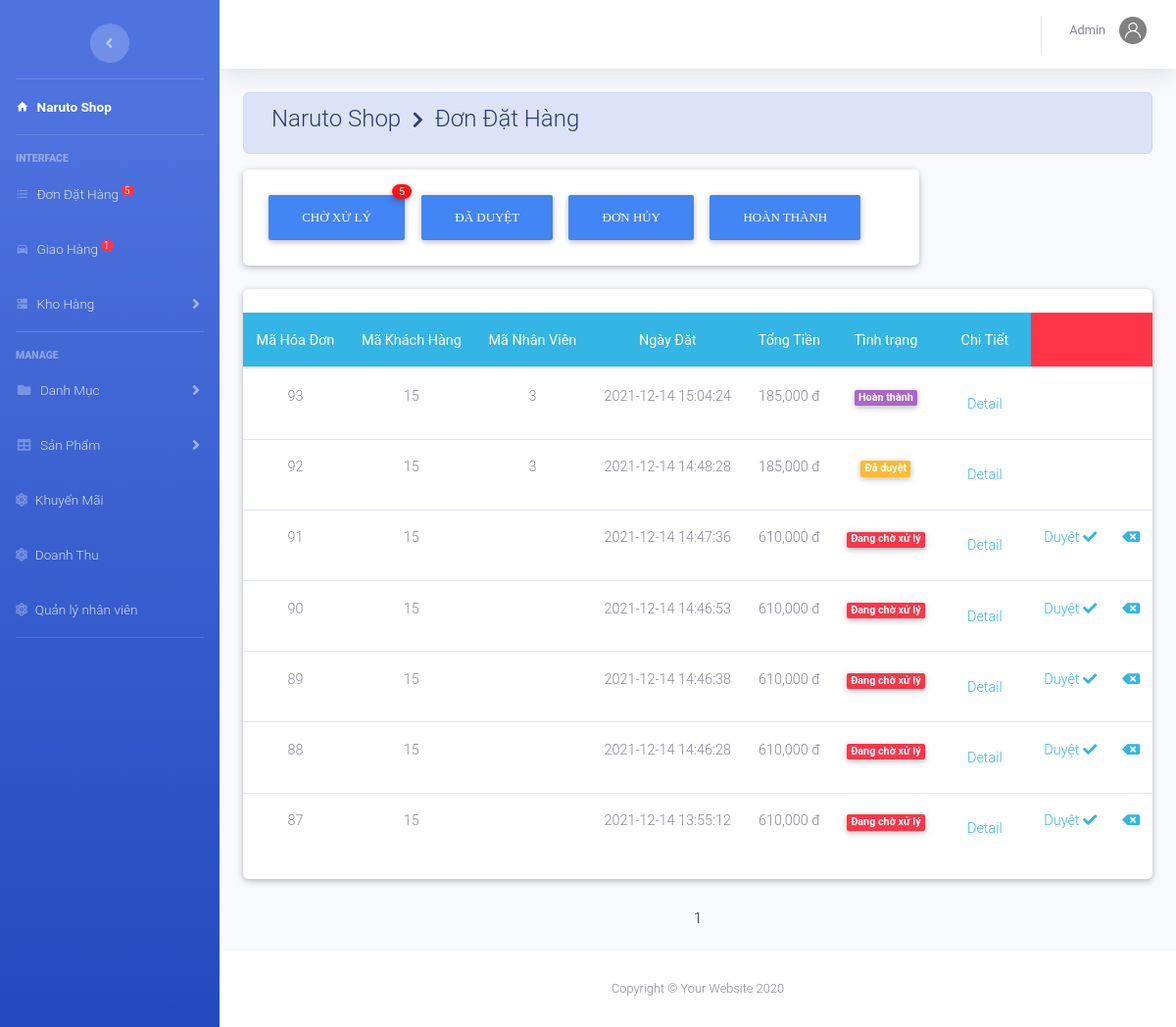
The page /admin/index.php?action=xldathang (signed in) on the database its author committed.
### tables this page shows
CREATE TABLE IF NOT EXISTS `hoadon` (
  `MaHD` int NOT NULL AUTO_INCREMENT,
  `MaKH` int NOT NULL,
  `MaNV` int DEFAULT NULL,
  `NgayDat` datetime DEFAULT CURRENT_TIMESTAMP,
  `NgayGiao` datetime DEFAULT NULL,
  `TinhTrang` varchar(20) DEFAULT NULL,
  `TongTien` decimal(10,0) NOT NULL,
  `MaNVGH` varchar(50) DEFAULT NULL,
  PRIMARY KEY (`MaHD`),
  KEY `MaKH` (`MaKH`),
  KEY `MaNV` (`MaNV`)
);

### admin/dondathang/dondathang.php (the view, shortened to what this page needs)
<div class="row">
     <div class="col-md-12 grid-margin stretch-card">
       <div class="card">
	<br>
            <table class="table table-hover  text-center " >
			<thead class="badge-info">
				<tr>
					<th>Mã Hóa Đơn</th> <th>Mã Khách Hàng</th><th>Mã Nhân Viên</th><th>Ngày Đặt</th><th>Tổng Tiền</th><th>Tình trạng</th><th>Chi Tiết</th><th colspan ="2" class="badge-danger"></th>
				</tr>
			</thead>
			<tbody>
		 		<?php
	            if(isset($_GET['trang'])){
	                $trang=$_GET['trang'];
	            }
	            else{ $trang=1;}
	            $from =($trang-1)*30;
		 		if(isset($_GET['dk'])){
		 			$dk=$_GET['dk'];
		 			$sql="SELECT * from hoadon  where TinhTrang='".$dk."' Order  by NgayDat DESC LIMIT $from,30";
		 		}else{
		 			$sql="select * from hoadon Order  by NgayDat DESC LIMIT $from,30";
		 		}
				$rs=mysqli_query($conn,$sql); $so=0;
			 	while ($row=mysqli_fetch_array($rs)) { ?>
					<tr>
						<td><?php echo $row['MaHD']; ?></td>
						<td><?php echo $row['MaKH']; ?></td>
						<td><?php echo $row['MaNV']; ?></td>
						<td><?php echo $row['NgayDat']; ?></td>
						<td><?php echo number_format($row['TongTien']).' đ'; ?></td>
						<td><?php if( $row['TinhTrang']==='chưa duyệt') {?>
							<label class="badge badge-danger"><font style="vertical-align: inherit;">
								<font style="vertical-align: inherit;">Đang chờ xử lý</font></font>
							</label>
						<?php }elseif ($row['TinhTrang']==='Đã duyệt') {?>
							<label class="badge badge-warning"><font style="vertical-align: inherit;">
								<font style="vertical-align: inherit;">Đã duyệt</font></font>
							</label>
						<?php }elseif ($row['TinhTrang']==='hoàn thành') { ?>
							<label class="badge badge-secondary"><font style="vertical-align: inherit;">
								<font style="vertical-align: inherit;">Hoàn thành</font></font>
							</label>
						<?php }elseif ($row['TinhTrang']==='Hủy Bỏ') { ?>
							<label class="badge badge-dark"><font style="vertical-align: inherit;">
								<font style="vertical-align: inherit;">Hủy Bỏ</font></font>
							</label>
						<?php } ?>
						</td>
						<td><a class="nav-link text-info" href="index.php?action=xldathang&view=ctdh&mahd=<?php echo $row['MaHD']; ?>" >Detail </a></td>
						<td><?php if($row['TinhTrang']==="chưa duyệt"){echo '<a class="text-info" href="dondathang/xuly.php?action=duyet&mahd='.$row['MaHD'].'" >Duyệt <i class="fas fa-check"></i> </a>';}?></td>
						<td><?php if($row['TinhTrang']==="chưa duyệt"){ ?>
							<a class="text-info" href="dondathang/xuly.php?action=huy&mahd=<?php echo $row['MaHD']; ?>" ><i class="fas fa-backspace"></i></a></td>
						<?php } ?>
					</tr>
	 			<?php	} ?>
			</tbody>
		</table>
           </div><br>
         </div>
         <div class="row m-auto">
			<?php $dk2='';
				if(isset($_GET['dk'])){
				 			$dk2=$_GET['dk'];
				 			$ds_spn1b="SELECT * from hoadon  where TinhTrang='".$dk2."'";
				 		}else{
				 			$ds_spn1b="select * from hoadon";
				 		}
	            $query_dssp2=mysqli_query($conn,$ds_spn1b);
	            $sosp=mysqli_num_rows($query_dssp2);
	            $sotrang = ceil($sosp/30); ?>
		     	<ul class="pagination justify-content-center">
			         <?php for($x=1;$x<=$sotrang;$x++){
					         	if($dk2===''){?>
						          <li class="page-item">
						          	  <a class="page-link " href="index.php?action=xldathang&trang=<?php echo $x ?>"><?php echo $x ;?></a></li>
						          <?php }else{?>
						          	<li class="page-item">
						          	  <a class="page-link " href="index.php?action=xldathang&trang=<?php echo $x ?>&dk=<?php echo $dk2 ?>"><?php echo $x ;?></a></li>
					  <?php      }
					      } ?>
		      	</ul>
		</div>
     </div>

### admin/index.php (shortened to what this page needs)
<?php
if(!isset($_SESSION['admin'])){
  header('location:login.php');
}
else{
	include_once('../config/database.php');
	include 'include/menu.php';
	include 'include/header.php';
	include 'controller.php';
	include 'include/footer.php';
}
 ?>

### admin/include/menu.php (shortened to what this page needs)
<!DOCTYPE html>
<html lang="en">
<head>
  <link href="/onishoes/webroot/font/Font Awesome/css/all.min.css" rel="stylesheet" type="text/css">
   <link href="template/mdi/css/materialdesignicons.min.css" rel="stylesheet">
  <link href="template/cssfont.css" rel="stylesheet">
  <link href="template/css/sb-admin-2.min.css" rel="stylesheet">
  <link href="template/bootstrap/mdb.lite.min.css" rel="stylesheet">
<?php
  if (isset($_SESSION['admin'])) {
      $nv=$_SESSION['admin'];
  }?>
</head>
<body id="page-top">
  <div id="wrapper">
        <ul class="navbar-nav bg-gradient-primary sidebar sidebar-dark accordion" id="accordionSidebar">
      <br>
      <div class="text-center d-none d-md-inline">
        <button class="rounded-circle border-0" id="sidebarToggle"></button>
      </div>
      <hr class="sidebar-divider my-0">
      <li class="nav-item active">
        <a class="nav-link" href="index.php">
          <i class="mdi mdi-home menu-icon"></i>
          <span>Naruto Shop</span></a>
      </li>
      <hr class="sidebar-divider">
      <div class="sidebar-heading">
        Interface
      </div>
      <?php
        $sql="SELECT * FROM `hoadon` WHERE `TinhTrang` = 'chưa duyệt'";
        $rs=mysqli_query($conn,$sql);
        $dem=mysqli_num_rows($rs);
      ?>
      <li class="nav-item">
        <a class="nav-link" href="?action=xldathang">
          <i class="mdi mdi-format-list-bulleted menu-icon"></i>
          <span>Đơn Đặt Hàng <sup style="border-radius: 10px;" class="badge-danger "> &#160;<?php echo $dem ?> &#160;</sup></span></a>
      </li>
      <?php
        $sql="SELECT * FROM `hoadon` WHERE NgayGiao is not null and TinhTrang='Đã duyệt' ORDER BY NgayGiao ASc";
        $rs=mysqli_query($conn,$sql);
        $dem=mysqli_num_rows($rs);
      ?>
      <li class="nav-item">
        <a class="nav-link" href="?action=giaohang">
          <i class="mdi mdi-car"></i>
          <span>Giao Hàng <sup style="border-radius: 10px;" class="badge-danger "> &#160;<?php echo $dem ?> &#160;</sup></span></a>
      </li>
      <li class="nav-item">
        <a class="nav-link collapsed" href="#" data-toggle="collapse" data-target="#collapseTwo" aria-expanded="true" aria-controls="collapseTwo">
          <i class="mdi mdi-dns"></i>
          <span>Kho Hàng</span>
        </a>
      </li>
      <hr class="sidebar-divider">
      <div class="sidebar-heading">
        Manage
      </div>
      <li class="nav-item">
        <a class="nav-link collapsed" href="#" data-toggle="collapse" data-target="#collapsePages" aria-expanded="true" aria-controls="collapsePages">
          <i class="fas fa-fw fa-folder"></i>
          <span>Danh Mục</span>
        </a>
      </li>
      <li class="nav-item">
        <a class="nav-link collapsed" href="#" data-toggle="collapse" data-target="#collapsePages1" aria-expanded="true" aria-controls="collapsePages1">
         <i class="fas fa-fw fa-table"></i>
          <span>Sản Phẩm</span>
        </a>
      </li>
      <li class="nav-item">
        <a class="nav-link" href="?action=khuyenmai">
          <i class="fas fa-atom"></i>
          <span>Khuyến Mãi</span></a>
      </li>
      <li class="nav-item">
        <a class="nav-link" href="?action=danhthu">
          <i class="fas fa-atom"></i>
          <span>Doanh Thu</span></a>
      </li>
      <li class="nav-item">
        <a class="nav-link" href="?action=nhanvien">
          <i class="fas fa-atom"></i>
          <span>Quản lý nhân viên</span></a>
      </li>
      <hr class="sidebar-divider d-none d-md-block">
    </ul>

### admin/include/header.php (shortened to what this page needs)
<div id="content-wrapper" class="d-flex flex-column">
  <div id="content">
    <nav class="navbar navbar-expand navbar-light bg-white topbar mb-4 static-top shadow">
      <ul class="navbar-nav ml-auto">
        <li class="nav-item dropdown no-arrow" style="margin-top: 30px">
          <a class="nav-link dropdown-toggle" href="#" id="userDropdown" role="button" data-toggle="dropdown" aria-haspopup="true" aria-expanded="false">
            <span class="mr-2 d-none d-lg-inline text-gray-600 small"><?php echo $nv['TenNV'] ?></span>
            <img class="img-profile rounded-circle" src="template/img/avatar.png">
          </a>
        </li>
      </ul>
    </nav>

### admin/controller.php (shortened to what this page needs)
<?php
      $check=$_SESSION['admin'];
      if(isset($_GET['action'])){
          $action=$_GET['action'];
          switch ($action) {
                    case 'xldathang':
                         if($check['Quyen']==3 || $check['Quyen']==5 ){
                            echo('<center> BẠN KHÔNG CÓ QUYỀN TRUY CẬP</center>');
                        }else{
                             include('dondathang/main.php');
                        }
                        break;
                }
      }
      else {
          include_once('content.php');
      }
    ?>

### admin/dondathang/main.php (shortened to what this page needs)
<?php
	include_once('../config/database.php');
	$sql="SELECT * FROM `hoadon` WHERE `TinhTrang` = 'chưa duyệt'";
	$rs=mysqli_query($conn,$sql);
	$dem=mysqli_num_rows($rs);
?>
<div class="container-fluid">
	<div class=" alert alert-primary">
	  <h4 class="page-title">
	     Naruto Shop &#160;<i class="fas fa-chevron-right" style="font-size: 18px"></i>&#160; Đơn Đặt Hàng</h4>
	</div>
	<div class="row">
        <form action="?action=xldathang" method="GET" class="col-md-9 grid-margin stretch-card">
			<div class="card">
				<div class="card-body ">
					<button type="sub" name="dk" value="chưa duyệt" class="btn btn-primary " style="font-family: Comfortaa;">Chờ xử lý</button>
					<span class="counter counter-lg "><?php echo $dem ?></span>
		         	<button type="sub" name="dk" value="đã duyệt"class="btn btn-primary" style="font-family: Comfortaa;">Đã Duyệt</button>
		         	<button type="sub" name="dk" value="Hủy bỏ" class="btn btn-primary" style="font-family: Comfortaa;">Đơn Hủy</button>
		         	<button type="sub" name="dk" value="hoàn thành" class="btn btn-primary" style="font-family: Comfortaa;">Hoàn Thành</button>
		    	</div>
			</div>
		</form>
	</div>
    <br>
<?php
	if(isset($_GET['view'])){
		$view=$_GET['view'];
		switch ($view) {
			case 'ctdh':
					include_once('dondathang/chitietdathang.php');
				break;
		}
	}
	else{
		include_once('dondathang/dondathang.php');
	}
?>
</div>

### admin/include/footer.php (shortened to what this page needs)
</div>
      <footer class="sticky-footer bg-white">
        <div class="container my-auto">
          <div class="copyright text-center my-auto">
            <span>Copyright &copy; Your Website 2020</span>
          </div>
        </div>
      </footer>
    </div>
  </div>
</body>
</html>

### rows shown on the page
hoadon: MaHD "93", MaKH "15", MaNV "3", NgayDat "2021-12-14 15:04:24", TongTien "185,000", TinhTrang "Hoàn thành"
hoadon: MaHD "92", MaKH "15", MaNV "3", NgayDat "2021-12-14 14:48:28", TongTien "185,000", TinhTrang "Đã duyệt"
hoadon: MaHD "91", MaKH "15", NgayDat "2021-12-14 14:47:36", TongTien "610,000", TinhTrang "Đang chờ xử lý"
hoadon: MaHD "90", MaKH "15", NgayDat "2021-12-14 14:46:53", TongTien "610,000", TinhTrang "Đang chờ xử lý"
hoadon: MaHD "89", MaKH "15", NgayDat "2021-12-14 14:46:38", TongTien "610,000", TinhTrang "Đang chờ xử lý"
hoadon: MaHD "88", MaKH "15", NgayDat "2021-12-14 14:46:28", TongTien "610,000", TinhTrang "Đang chờ xử lý"
hoadon: MaHD "87", MaKH "15", NgayDat "2021-12-14 13:55:12", TongTien "610,000", TinhTrang "Đang chờ xử lý"

### other values the page prints
$dem "5"
$dem "1"
$nv['TenNV'] "Admin"
